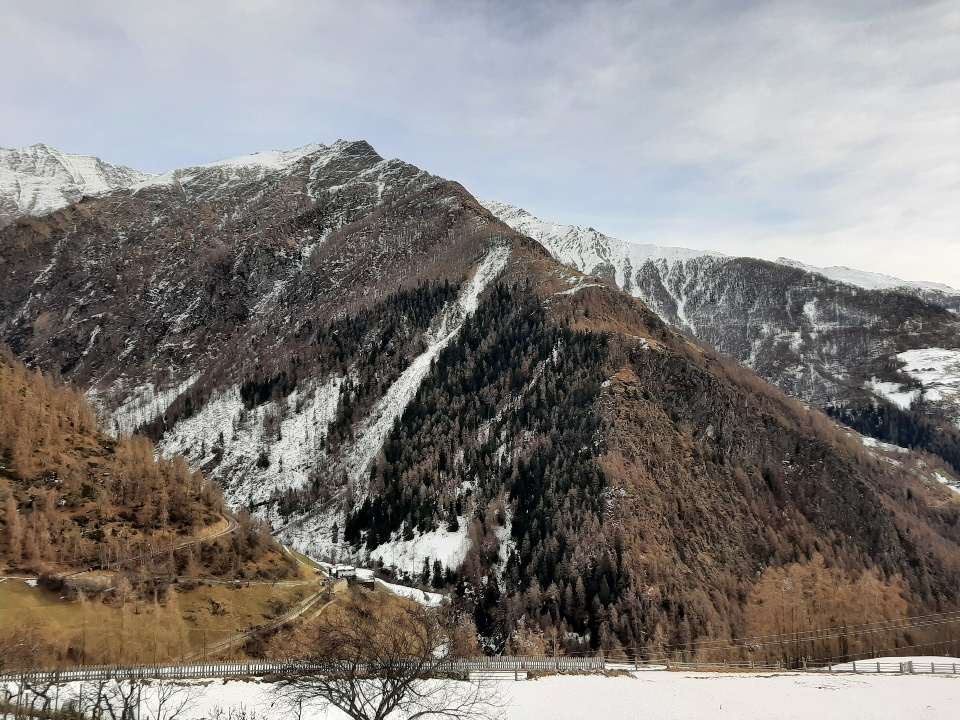
#> input picture misc/imgs/test_feature/img2.jpg, 960 x 720 px
$ python test_feature_sift.py
#> lines starting #> are read from the running program, lines starting #| are printed output that depends on the picture
import cv2.cv2 as cv
import numpy as np

src = cv.imread("imgs/test_feature/img2.jpg", cv.IMREAD_GRAYSCALE)
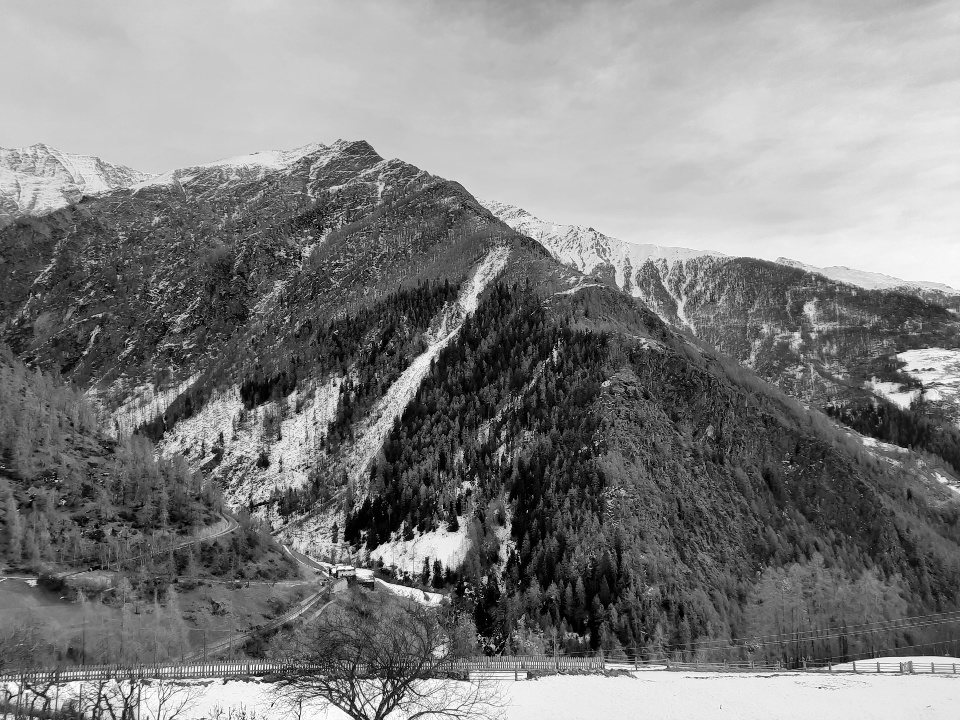
#> src: shape (720, 960); min 0, max 255, mean 128.1

# -- Step 1: Detect the keypoints using SURF Detector
sift = cv.SIFT_create()
kp, des = sift.detectAndCompute(src, None)
#> kp = 5551 keypoints; strongest (x, y, size): (334, 571, 2.9), (396, 682, 1.8), (406, 572, 2.2), (465, 584, 2.4)

# -- Draw keypoints
img_keypoints = np.empty((src.shape[0], src.shape[1], 3), dtype=np.uint8)
cv.drawKeypoints(src, kp, img_keypoints, flags=cv.DRAW_MATCHES_FLAGS_DRAW_RICH_KEYPOINTS)
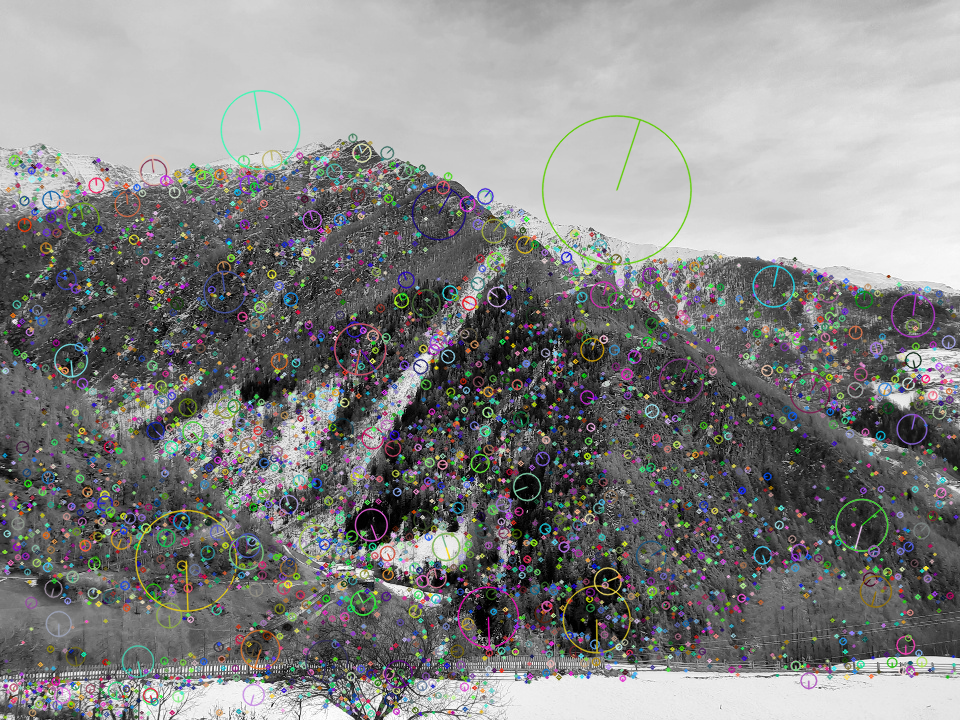
#> img_keypoints: shape (720, 960, 3); mean of channels 0, 1, 2 131.5, 131.8, 131.7; drawn as B, G, R

# -- Show detected (drawn) keypoints
cv.imwrite("imgs/keypoints.png", img_keypoints)

$ run again, with misc/imgs/test_feature/img1.jpg copied over misc/imgs/test_feature/img2.jpg
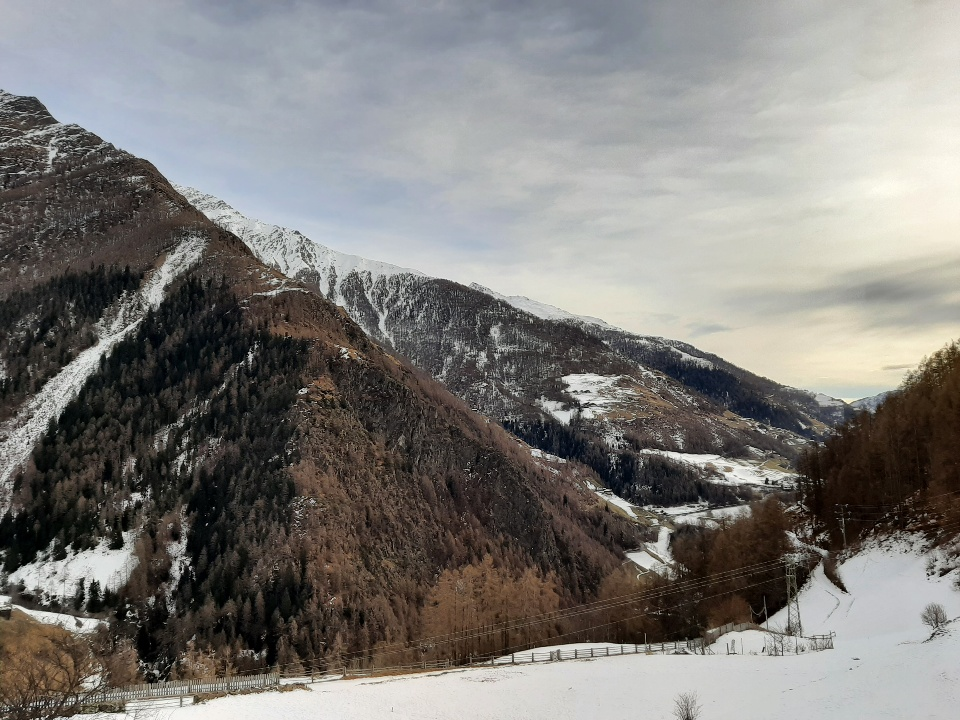
#> input picture misc/imgs/test_feature/img1.jpg, 960 x 720 px
#> `src = cv.imread("imgs/test_feature/img2.jpg", cv.IMREAD_GRAYSCALE)`:
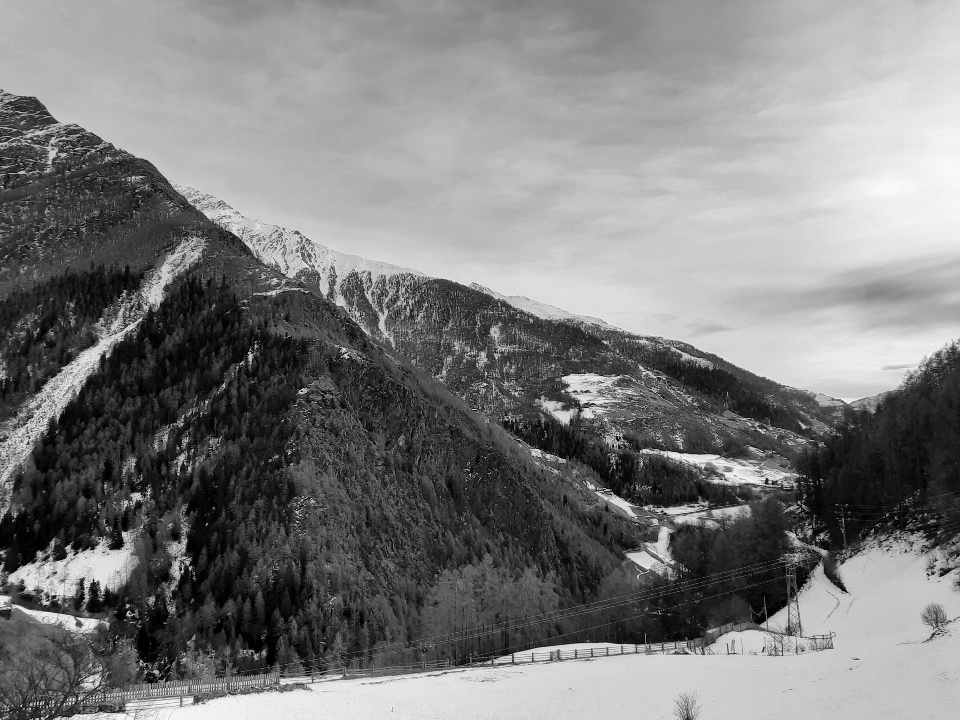
#> src: shape (720, 960); min 0, max 254, mean 124.7
#> kp = 3441 keypoints; strongest (x, y, size): (106, 566, 30.6), (127, 606, 2.6), (180, 569, 2), (766, 481, 3)
#> `cv.drawKeypoints(src, kp, img_keypoints, flags=cv.DRAW_MATCHES_FLAGS_D..`:
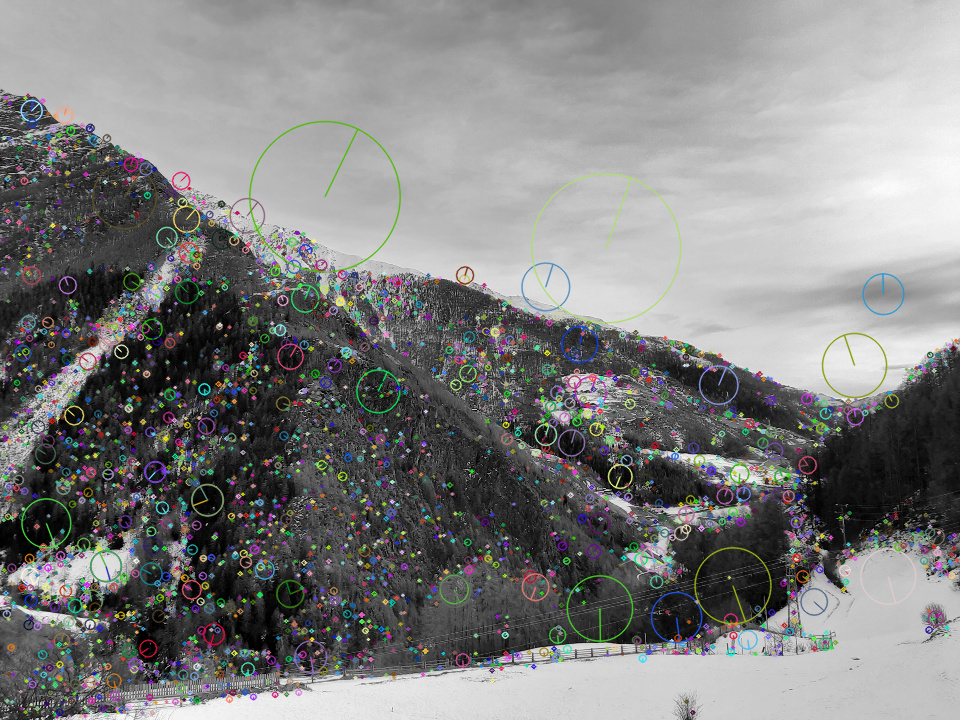
#> img_keypoints: shape (720, 960, 3); mean of channels 0, 1, 2 127.4, 127.8, 127.5; drawn as B, G, R

$ run again, with misc/imgs/test_feature/img3.jpg copied over misc/imgs/test_feature/img2.jpg
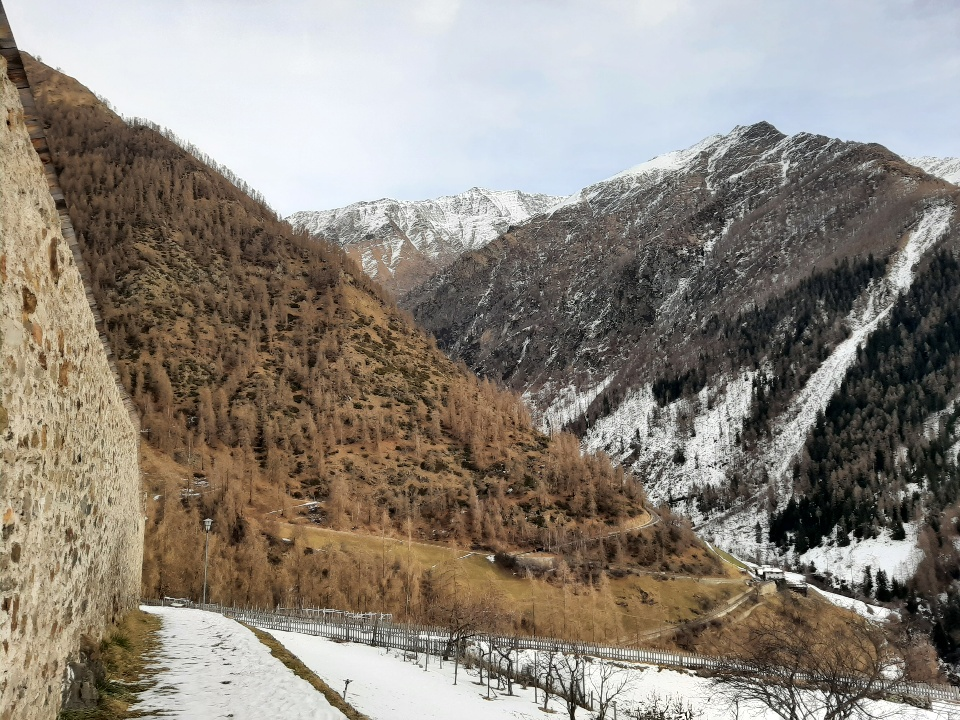
#> input picture misc/imgs/test_feature/img3.jpg, 960 x 720 px
#> `src = cv.imread("imgs/test_feature/img2.jpg", cv.IMREAD_GRAYSCALE)`:
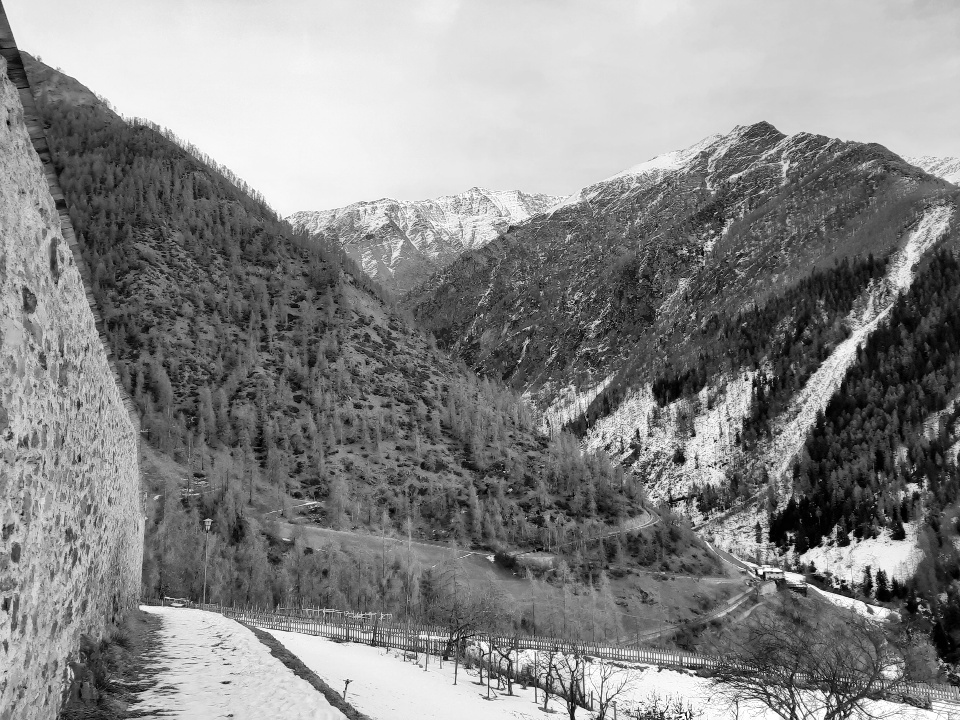
#> src: shape (720, 960); min 0, max 255, mean 135.5
#> kp = 6814 keypoints; strongest (x, y, size): (746, 380, 2.1), (760, 572, 3.2), (688, 714, 1.9), (756, 388, 1.9)
#> `cv.drawKeypoints(src, kp, img_keypoints, flags=cv.DRAW_MATCHES_FLAGS_D..`:
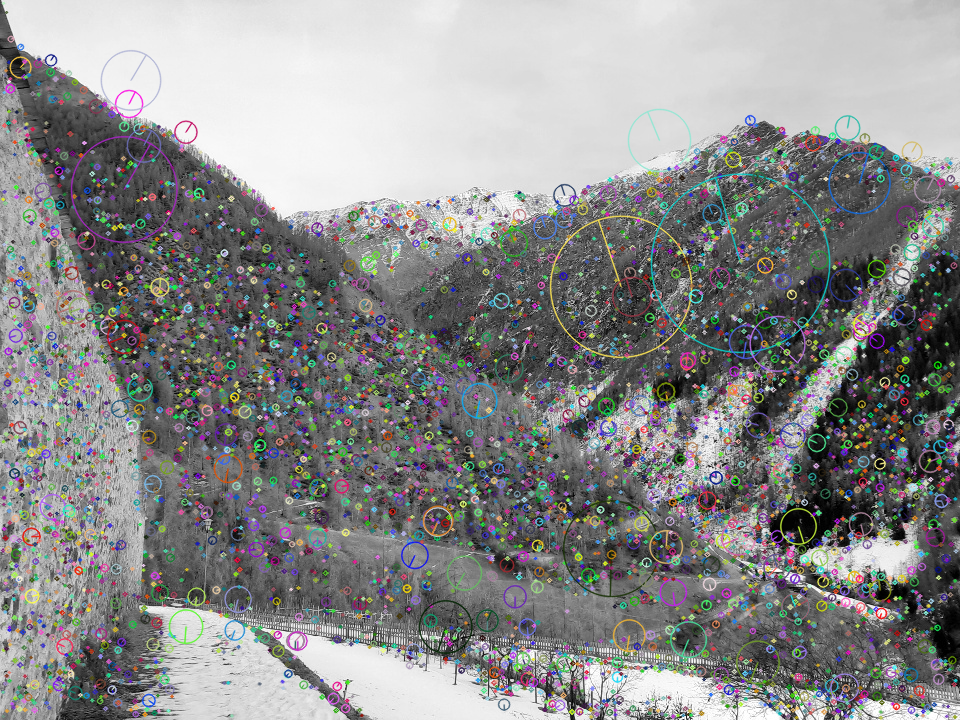
#> img_keypoints: shape (720, 960, 3); mean of channels 0, 1, 2 138.2, 138.3, 138; drawn as B, G, R
